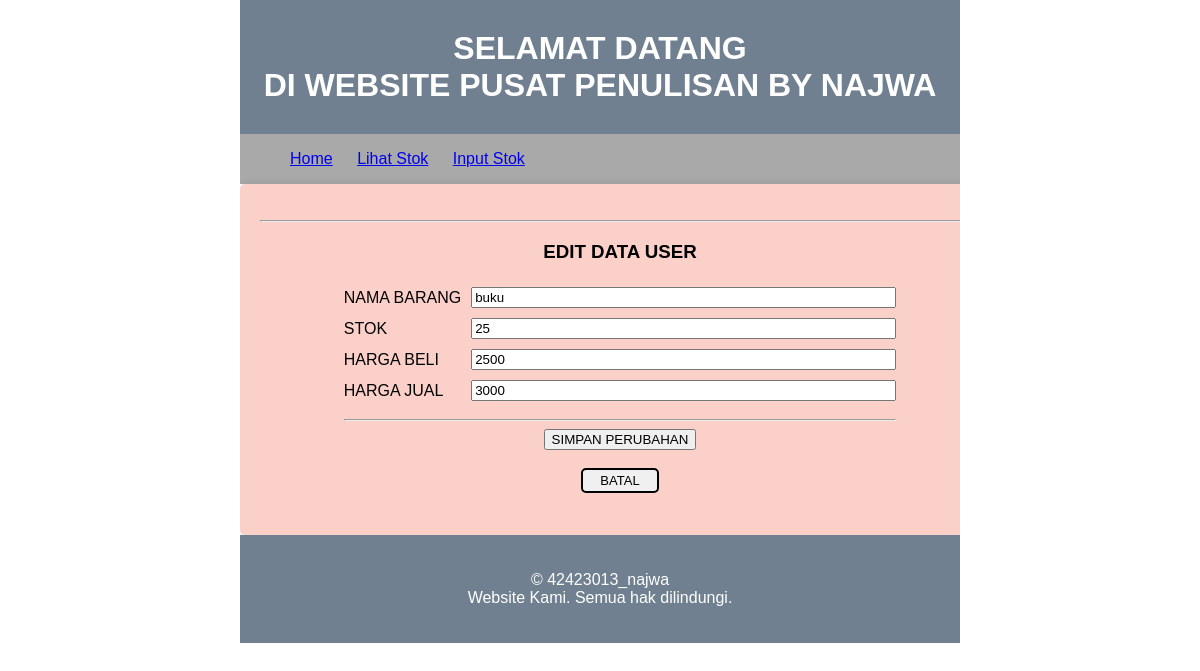
/alattulis_najwa/index.php?page=edit&id_barang=4, run on the app's committed database.
### tables this page shows
CREATE TABLE `tb_najwa_stok` (
  `id_barang` int(12) NOT NULL,
  `nama_barang` varchar(255) NOT NULL,
  `stok` int(12) NOT NULL,
  `harga_beli` int(12) NOT NULL,
  `harga_jual` int(12) NOT NULL
);

### alattulis_najwa/edit.php (the view, shortened to what this page needs)
<?php
include "database.php";
$id_barang = $_GET['id_barang'];
$query = mysqli_query($koneksi,"SELECT * FROM tb_najwa_stok WHERE id_barang ='$id_barang'");
$data =mysqli_fetch_array($query);
$nama_barang=$data['nama_barang'];
$stok=$data['stok'];
$harga_beli=$data['harga_beli'];
$harga_jual=$data['harga_jual'];
?>
<hr/>
<h3 align="center"> EDIT DATA USER</h3>
<form method="post" action="">
	<table align="center" border="0" cellpadding="4" cellspacing="2">
		<tr>
			<td>NAMA BARANG</td>
			<td><input type="text" name="nama_barang" size="50" value="<?php echo $nama_barang;?>"></td>
		</tr>
		<tr>
			<td>STOK</td>
			<td><input type="text" name="stok" size="50" value="<?php echo $stok;?>"></td>
		</tr>
		<tr>
			<td>HARGA BELI</td>
			<td><input type="text" name="harga_beli" size="50" value="<?php echo $harga_beli;?>"></td>
		</tr>
		<tr>
			<td>HARGA JUAL</td>
			<td><input type="text" name="harga_jual" size="50" value="<?php echo $harga_jual;?>"></td>
		</tr>
		<tr align="center">
			<td colspan ="2" >
				<hr>
				<input type="submit" name="simpan" value="SIMPAN PERUBAHAN">
			<br>
			<br>
				<a href="index.php?page=view_data" class="button-link" style="padding: 3px 17px; display: inline-block; background-color: #F0F0F0; text-decoration: none; font-size: 13px; border-radius: 5px; color: black; border: 2px solid black ;"> BATAL</a>
			</td>
		</tr>
	</table>
</form>

### alattulis_najwa/index.php (style rules this page uses)
body { font-family: Arial, sans-serif; margin: 0 auto; padding: 0; background-color:white; width: 60%; }

### data on the page
tb_najwa_stok: nama_barang "buku", stok "25", harga_beli "2500", harga_jual "3000"
